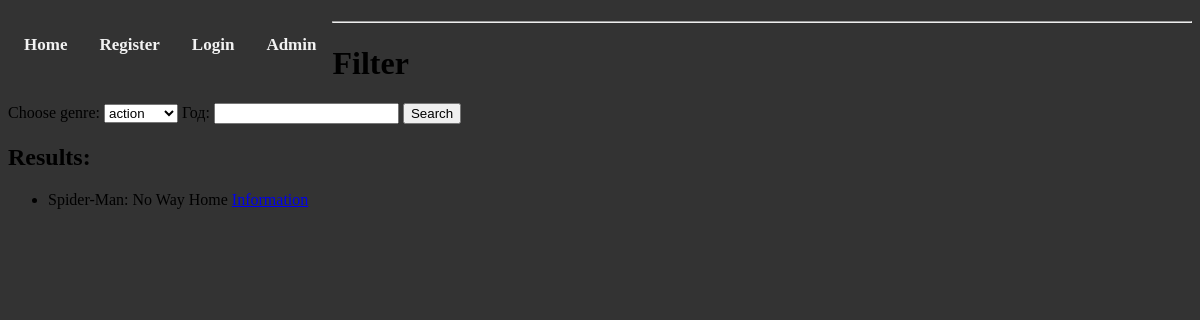
The app's page /filter, older data.
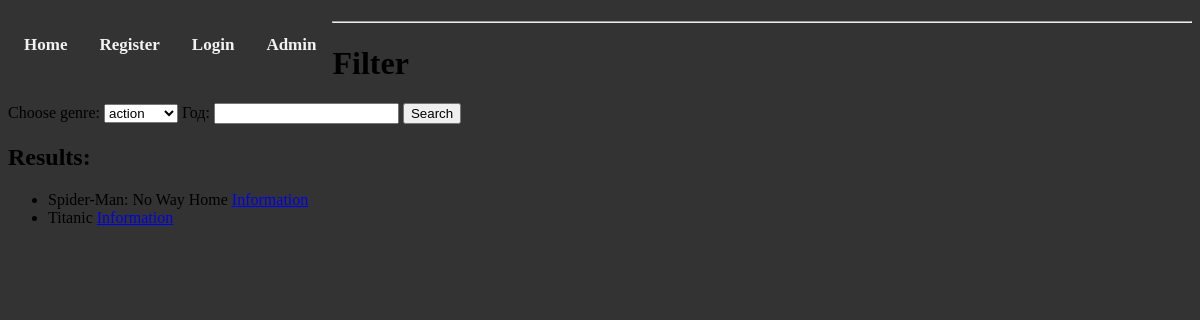
The same page, newer data.
### app/__init__.py (models this page shows)
class Film(db.Model):
    id = db.Column(db.Integer, primary_key=True)
    film_name = db.Column(db.String, nullable=False, unique=True)
    description = db.Column(db.String, nullable=False)
    image = db.Column(db.String)
    genre = db.Column(db.String)
    country = db.Column(db.Integer, db.ForeignKey("country.id"))
    year = db.Column(db.Integer)

### app/__init__.py (the view)
@app.route('/filter', methods=['GET', 'POST'])
def filter_by_genre():
    if request.method == 'POST':
        genre = request.form['genre']
        year = request.form['year']
        filtered_movies = []
        for movie in movies:
            if movie['genre'] == genre and movie['year'] == year:
                filtered_movies.append(movie)
            else:
               return render_template('filter.html', movies=filtered_movies)
        return render_template('filter.html', movies=filtered_movies)
    else:
        return render_template('filter.html', movies=movies)

### app/templates/filter.html (shortened to what this page needs)
{% extends 'base.html' %}
{% block content %}
<body>
    <h1>Filter</h1>
    <form method="POST">
        <label for="genre">Choose genre:</label>
        <select name="genre" id="genre">
            <option value="action">action</option>
        </select>
    <label for="year">Год:</label>
    <input type="text" name="year" id="year">
        <input type="submit" value="Search">
    </form>
   <h2>Results:</h2>
<ul>
    {% for movie in movies %}
        {% for f in movies %}
            {% if movie.film_name == f.film_name %}
                <li>{{ movie.film_name }} <a class="info" href="/film/{{ f.id }}">Information</a></li>
            {% endif %}
        {% endfor %}
    {% endfor %}
</ul>
</body>
{% endblock %}

Row changes from the older to the newer data that the page shows:
added Film: film_name "Titanic"
